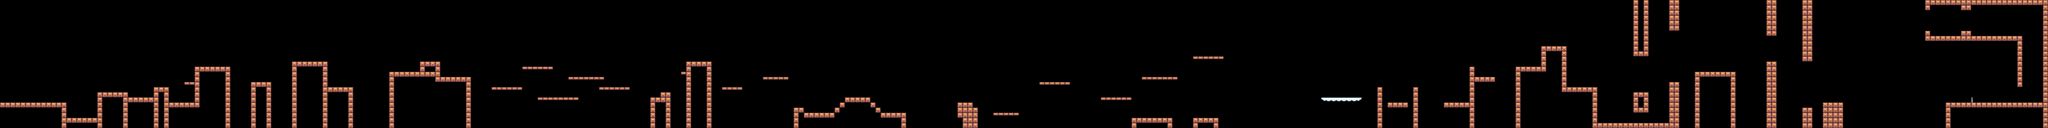

Rendered tile map (Tiled .tmx) drawn with the repository's tilesets; below, a short description and the map source with its tile grids summarised:
An orthogonal 400x25 tile map with 18x18 px tiles, 2 tile layers (Ground, Platforms) and 33 objects (29x coin, 2x gem, spawn, flag).

<map version="1.10" tiledversion="2024.04.30" orientation="orthogonal" renderorder="right-down" width="400" height="25" tilewidth="18" tileheight="18" infinite="0" nextlayerid="6" nextobjectid="117">
 <editorsettings>
  <export target="platformer-level-1.tmj" format="json" />
 </editorsettings>
 <tileset firstgid="1" name="kenny_tilemap_packed" tilewidth="18" tileheight="18" tilecount="180" columns="20">
  <image source="tilemap_packed.png" width="360" height="162" />
  <tile id="0">
   <properties>
    <property name="collides" type="bool" value="true" />
   </properties>
  </tile>
  <tile id="1">
   <properties>
    <property name="collides" type="bool" value="true" />
   </properties>
  </tile>
  <tile id="2">
   <properties>
    <property name="collides" type="bool" value="true" />
   </properties>
  </tile>
  <tile id="3">
   <properties>
    <property name="collides" type="bool" value="true" />
   </properties>
  </tile>
  <tile id="20">
   <properties>
    <property name="collides" type="bool" value="true" />
   </properties>
  </tile>
  <tile id="21">
   <properties>
    <property name="collides" type="bool" value="true" />
   </properties>
  </tile>
  <tile id="22">
   <properties>
    <property name="collides" type="bool" value="true" />
   </properties>
  </tile>
  <tile id="23">
   <properties>
    <property name="collides" type="bool" value="true" />
   </properties>
  </tile>
  <tile id="33">
   <properties>
    <property name="water" type="bool" value="true" />
   </properties>
  </tile>
  <tile id="34">
   <properties>
    <property name="collides" type="bool" value="true" />
   </properties>
  </tile>
  <tile id="40">
   <properties>
    <property name="collides" type="bool" value="true" />
   </properties>
  </tile>
  <tile id="41">
   <properties>
    <property name="collides" type="bool" value="true" />
   </properties>
  </tile>
  <tile id="42">
   <properties>
    <property name="collides" type="bool" value="true" />
   </properties>
  </tile>
  <tile id="43">
   <properties>
    <property name="collides" type="bool" value="true" />
   </properties>
  </tile>
  <tile id="47">
   <properties>
    <property name="collides" type="bool" value="true" />
   </properties>
  </tile>
  <tile id="48">
   <properties>
    <property name="collides" type="bool" value="true" />
   </properties>
  </tile>
  <tile id="49">
   <properties>
    <property name="collides" type="bool" value="true" />
   </properties>
  </tile>
  <tile id="50">
   <properties>
    <property name="collides" type="bool" value="true" />
   </properties>
  </tile>
  <tile id="53">
   <properties>
    <property name="water" type="bool" value="true" />
   </properties>
  </tile>
  <tile id="60">
   <properties>
    <property name="collides" type="bool" value="true" />
   </properties>
  </tile>
  <tile id="61">
   <properties>
    <property name="collides" type="bool" value="true" />
   </properties>
  </tile>
  <tile id="62">
   <properties>
    <property name="collides" type="bool" value="true" />
   </properties>
  </tile>
  <tile id="63">
   <properties>
    <property name="collides" type="bool" value="true" />
   </properties>
  </tile>
  <tile id="73">
   <properties>
    <property name="water" type="bool" value="true" />
   </properties>
  </tile>
  <tile id="80">
   <properties>
    <property name="collides" type="bool" value="true" />
   </properties>
  </tile>
  <tile id="81">
   <properties>
    <property name="collides" type="bool" value="true" />
   </properties>
  </tile>
  <tile id="82">
   <properties>
    <property name="collides" type="bool" value="true" />
   </properties>
  </tile>
  <tile id="83">
   <properties>
    <property name="collides" type="bool" value="true" />
   </properties>
  </tile>
  <tile id="100">
   <properties>
    <property name="collides" type="bool" value="true" />
   </properties>
  </tile>
  <tile id="101">
   <properties>
    <property name="collides" type="bool" value="true" />
   </properties>
  </tile>
  <tile id="102">
   <properties>
    <property name="collides" type="bool" value="true" />
   </properties>
  </tile>
  <tile id="103">
   <properties>
    <property name="collides" type="bool" value="true" />
   </properties>
  </tile>
  <tile id="120">
   <properties>
    <property name="collides" type="bool" value="true" />
   </properties>
  </tile>
  <tile id="121">
   <properties>
    <property name="collides" type="bool" value="true" />
   </properties>
  </tile>
  <tile id="122">
   <properties>
    <property name="collides" type="bool" value="true" />
   </properties>
  </tile>
  <tile id="123">
   <properties>
    <property name="collides" type="bool" value="true" />
   </properties>
  </tile>
  <tile id="140">
   <properties>
    <property name="collides" type="bool" value="true" />
   </properties>
  </tile>
  <tile id="141">
   <properties>
    <property name="collides" type="bool" value="true" />
   </properties>
  </tile>
  <tile id="142">
   <properties>
    <property name="collides" type="bool" value="true" />
   </properties>
  </tile>
  <tile id="143">
   <properties>
    <property name="collides" type="bool" value="true" />
   </properties>
  </tile>
 </tileset>
 <layer id="1" name="Ground" width="400" height="25">
  <data>[10000 cells, 694 non-empty, 2 distinct tile ids]</data>
 </layer>
 <layer id="5" name="Platforms" width="400" height="25">
  <data>[10000 cells, 83 non-empty, 4 distinct tile ids]</data>
 </layer>
 <objectgroup id="3" name="Objects">
  <object id="62" name="spawn" x="71.8579" y="320.579">
   <point />
  </object>
  <object id="69" name="coin" gid="152" x="270" y="270.333" width="18" height="18" />
  <object id="70" name="coin" gid="152" x="559" y="252" width="18" height="18" />
  <object id="71" name="coin" gid="152" x="684.333" y="216.333" width="18" height="18" />
  <object id="72" name="coin" gid="152" x="900.667" y="270.333" width="18" height="18" />
  <object id="73" name="coin" gid="152" x="1079.67" y="180" width="18" height="18" />
  <object id="74" name="coin" gid="152" x="738" y="162" width="18" height="18" />
  <object id="75" name="coin" gid="152" x="1188" y="288" width="18" height="18" />
  <object id="76" name="coin" gid="152" x="1386" y="234" width="18" height="18" />
  <object id="77" name="coin" gid="152" x="1602" y="252" width="18" height="18" />
  <object id="78" name="coin" gid="152" x="1476" y="198" width="18" height="18" />
  <object id="79" name="coin" gid="152" x="1530" y="198" width="18" height="18" />
  <object id="81" name="coin" gid="152" x="1872" y="216" width="18" height="18" />
  <object id="82" name="coin" gid="152" x="1962" y="324" width="18" height="18" />
  <object id="83" name="coin" gid="152" x="2070" y="252" width="18" height="18" />
  <object id="84" name="coin" gid="152" x="2178" y="288" width="18" height="18" />
  <object id="85" name="coin" gid="152" x="2340" y="306" width="18" height="18" />
  <object id="88" name="coin" gid="152" x="2394" y="252" width="18" height="18" />
  <object id="89" name="coin" gid="152" x="2448" y="180" width="18" height="18" />
  <object id="90" name="coin" gid="152" x="2592" y="288" width="18" height="18" />
  <object id="91" name="coin" gid="152" x="2736" y="252" width="18" height="18" />
  <object id="92" name="coin" gid="152" x="2808" y="360" width="18" height="18" />
  <object id="93" name="coin" gid="152" x="3168" y="378" width="18" height="18" />
  <object id="94" name="coin" gid="152" x="3384" y="342" width="18" height="18" />
  <object id="95" name="coin" gid="152" x="3528" y="378" width="18" height="18" />
  <object id="96" name="coin" gid="152" x="3690" y="270" width="18" height="18" />
  <object id="98" name="coin" gid="152" x="4212" y="180" width="18" height="18" />
  <object id="99" name="coin" gid="152" x="4266" y="180" width="18" height="18" />
  </objectgroup>
</map>
<!-- 5 of 33 objects omitted -->
